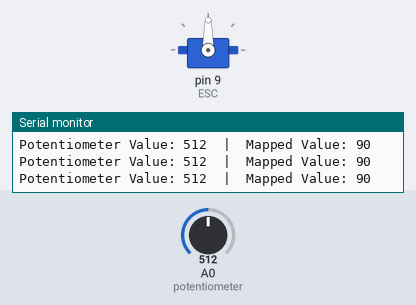
Simulated run of this sketch. Board: Arduino Uno, built with avr-gcc and run on an emulated ATmega328P. Parts: servo, the last lines printed to the serial monitor. The inputs (shaded band) are chosen by the test bench; at power-on: A0 (potentiometer) = 512.

Above: at 2.2 s.
2.3 s: A0 (potentiometer) set to 716
At 2.6 s:
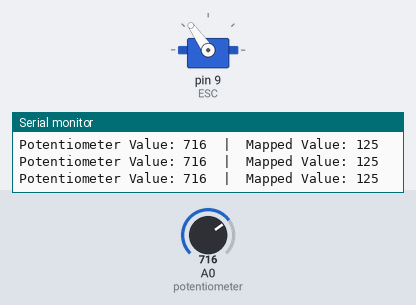
3.8 s: A0 (potentiometer) set to 900
At 4.2 s:
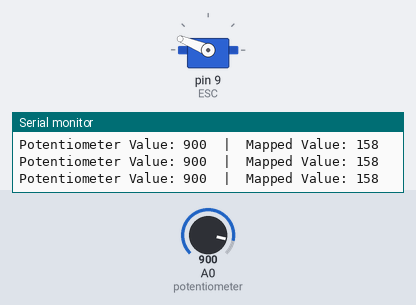
5.3 s: A0 (potentiometer) set to 990
At 5.9 s:
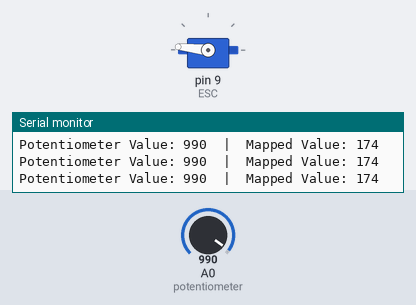
6.8 s: A0 (potentiometer) set to 1015
At 7.5 s:
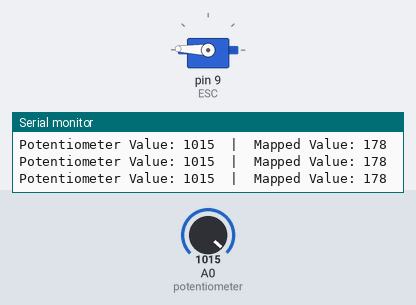
9.8 s: A0 (potentiometer) set to 1023
At 10.7 s:
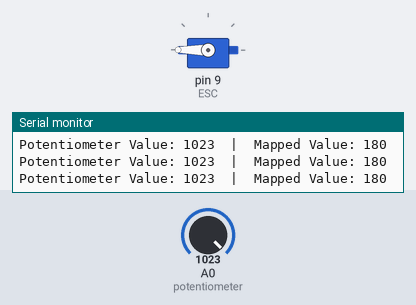
11.3 s: A0 (potentiometer) set to 0
At 12.4 s:
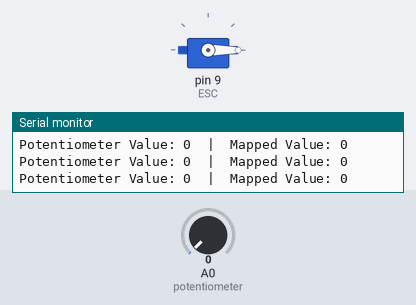
Timing chart, 0 to 13.8 s (numbered marks = the images above; inputs shaded):
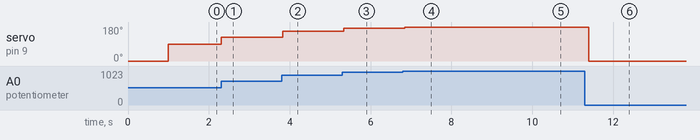

Measured:
- after the input at 2.3 s, servo on pin 9 (ESC): 90° → 125° at once
- after the input at 3.8 s, servo on pin 9 (ESC): 125° → 158° at once
- after the input at 5.3 s, servo on pin 9 (ESC): 158° → 174° at once
- after the input at 6.8 s, servo on pin 9 (ESC): 174° → 178° after 0.05 s
- after the input at 9.8 s, servo on pin 9 (ESC): 178° → 180° after 0.08 s
- after the input at 11.3 s, servo on pin 9 (ESC): 180° → 0° after 0.09 s

The sketch:

arduino-brushless-potentiometer-control.ino
```cpp
#include <Servo.h>

Servo ESC;     // create servo object to control the ESC

int potValue;  // value from the analog pin
int mappedValue;   // mapped value for the ESC

void setup() {

    // Initialize Serial communication at 9600 bits per second
  Serial.begin(9600);

  // Attach the ESC on pin 9
  ESC.attach(9,1000,2000); // (pin, min pulse width, max pulse width in microseconds)

  // Optional: Give some time for the ESC to arm
  ESC.write(0);   // Send a 0 throttle signal to arm the ESC
  delay(1000);    // Wait for a second
}

void loop() {
  potValue = analogRead(A0);   // Read the potentiometer value (0-1023)

  // Map the potentiometer value to a value suitable for the ESC (0-180)
  mappedValue = map(potValue, 0, 1023, 0, 180);

  // Send the mapped value to the ESC
  ESC.write(mappedValue);

  // Debugging: Print the values to the Serial Monitor
  Serial.print("Potentiometer Value: ");
  Serial.print(potValue);
  Serial.print("  |  Mapped Value: ");
  Serial.println(mappedValue);

  delay(100);  // Small delay to make the serial output readable
}
```
